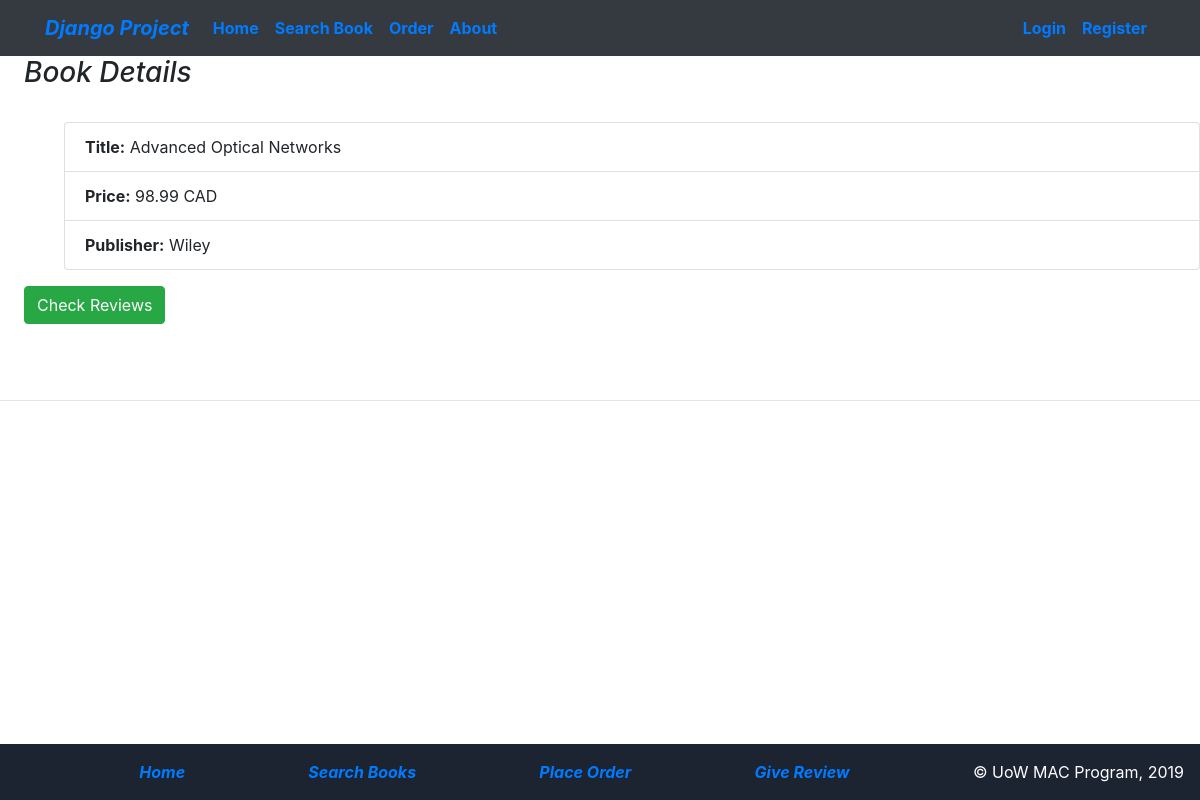
Before: /myapp/1 with the older database file.
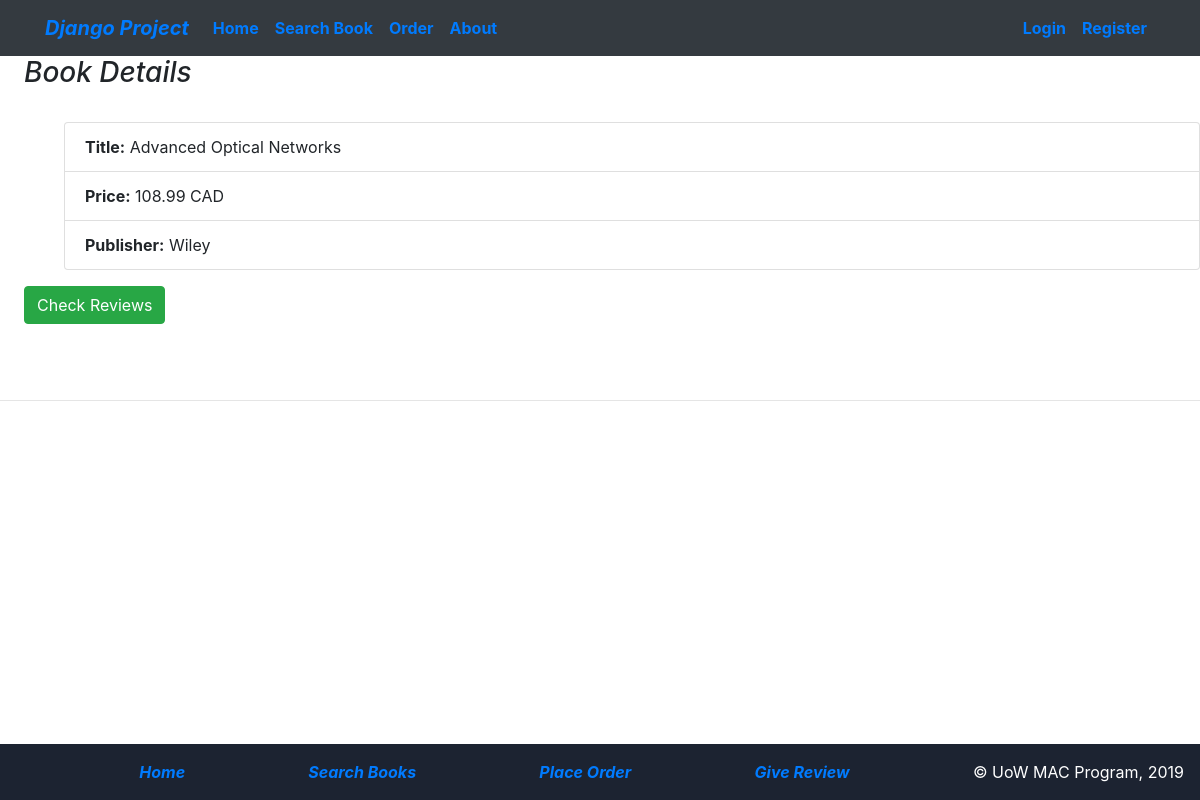
After: the same page with the newer database file.
### myapp/models.py (models this page shows, shortened)
class Book(models.Model):
    CATEGORY_CHOICES = [
        ('S', 'Science&Tech'),
        ('F', 'Fiction'),
        ('B', 'Biography'),
        ('T', 'Travel'),
        ('O', 'Other')
    ]
    title = models.CharField(max_length=200)
    category = models.CharField(max_length=1, choices=CATEGORY_CHOICES, default='S')
    num_pages = models.PositiveIntegerField(default=100)
    price = models.DecimalField(max_digits=10, decimal_places=2, validators=[maxvaluevalidator, minvaluevalidator])
    publisher = models.ForeignKey(Publisher, related_name='books', on_delete=models.CASCADE)
    description = models.TextField(blank=True)
    num_reviews = models.PositiveIntegerField(default=0)

class Publisher(models.Model):
    name = models.CharField(max_length=200)
    website = models.URLField()
    city = models.CharField(max_length=20, blank=True)
    country = models.CharField(max_length=20, default='USA')
    def __str__(self):
        return self.name

### myapp/views.py (the view)
# urls.py: path(r'<int:pk>', detailView.as_view(), name='detail'),
class detailView(DetailView):
    model = Book
    template_name = 'myapp/book_detail.html'
    def get_queryset(self):
        return Book.objects.filter(id=self.kwargs['pk'])

### myapp/templates/myapp/book_detail.html
{%  extends 'myapp/base.html' %}
{% block body_block %}
    <body>
        <h3><i>Book Details</i></h3>
        <br/>
        <ol>
            <li class="list-group-item"><b>Title:</b> {{ book.title }}</li>
            <li class="list-group-item"><b>Price:</b> {{ book.price }} CAD</li>
            <li class="list-group-item"><b>Publisher:</b> {{ book.publisher }}</li>
        </ol>
        <a href="{% url 'myapp:chk_reviews' book.id %}"><button class="btn btn-success" > Check Reviews </button></a>
    </body>
{% endblock %}

### myapp/templates/myapp/base.html (shortened to what this page needs)
<!DOCTYPE html>
{% load staticfiles %}
<html>
    <head>
        <link rel="stylesheet" href="https://stackpath.bootstrapcdn.com/bootstrap/4.1.3/css/bootstrap.min.css">
        <link rel="stylesheet" type="text/css" href="{% static 'myapp/style.css' %}" />
    </head>
        <nav class="navbar navbar-expand-sm bg-dark"
        {% block nav-style %}{% endblock %}">
            <div class="container p-none">
                <div class="navbar-header">
                    <a class="navbar-brand" href="{% url 'myapp:index' %}"><b><i>Django Project</i></b></a>
                </div>
                <div class="collapse navbar-collapse">
                    <ul class="nav navbar-nav navbar-right">
                        <li class="nav-item"><a class="nav-link" href="{% url 'myapp:index' %}"><b>Home</b></a></li>
                        <li class="nav-item"><a class="nav-link" href="{% url 'myapp:findbooks' %}"><b>Search Book</b></a></li>
                        <li class="nav-item"><a class="nav-link" href="{% url 'myapp:place_order' %}"><b>Order</b></a></li>
                        <li class="nav-item"><a class="nav-link" href="{% url 'myapp:about' %}"><b>About</b></a></li>
                    </ul>
                    <ul class="navbar-nav ml-auto">
                    {% if user.is_authenticated %}
                                <li class="nav-item"><i style="color:white">Welcome {{ user.first_name }} </i></li>
                                {% if user.member.avatar.url %}
                                    <li class="nav-item"><img src="{{ user.member.avatar.url}}" width = "50" height = "50"></li>
                                {% endif %}
                        <li class="nav-item"><a class='nav-link' href="{% url 'password_change' %}"><b>Change Password</b></a></li>
                                <li class="nav-item"><a class='nav-link' href="{% url 'myapp:myorders' %}"><b>MyOrders</b></a></li>
                                <li class="nav-item"><a class='nav-link' href="{% url 'myapp:logout' %}"><b>Logout</b></a></li>
                    {% else %}
                            <li class="nav-item"><a class= 'nav-link' href="{% url 'myapp:login' %}"><b>Login</b></a></li>
                            <li class="nav-item"><a class="nav-link" href="{% url 'myapp:register' %}"><b>Register</b></a></li>
                        {% endif %}
                       </ul>
                </div>
            </div>
        </nav>
    <body class="bodytag">
        <div class="bodycontent">
            {% block body_block %}*** {% endblock %}
        </div>
        <hr />
</body>
    <footer class="page-footer fixed bottom">
        <div class= "navbar navbar-inverse navbar-static-bottom" role="navigation">
            <div class= "navbar-text pull-right">
                <a href="{% url 'myapp:index' %}">
                    <b><i>Home</i></b></a>
            </div>
            <div class= "navbar-text pull-right">
                <a href="{% url 'myapp:findbooks' %}">
                    <b><i>Search Books</i></b></a>
            </div>
            <div class= "navbar-text pull-right">
                <a href="{% url 'myapp:place_order' %}">
                    <b><i>Place Order</i></b></a>
            </div>
            <div class= "navbar-text pull-right">
                <a href="{% url 'myapp:review' %}">
                    <b><i>Give Review</i></b></a>
            </div>
            <div class="navbar-text pull-left">
            &copy; UoW MAC Program, 2019
            </div>
        </div>
    </footer>
</html></html>

### myapp/static/myapp/style.css (style rules this page uses)
.bodytag { background-color: white; }
.bodycontent { padding-bottom: 5%; padding-left: 2%; }
.page-footer { color: white; background-color: #1C2331; position: fixed; bottom: 0; width: 100%; }
html,body { overflow-x: hidden; }

Changed rows visible on the page:
changed Book "Advanced Optical Networks": price "98.99" → "108.99"
